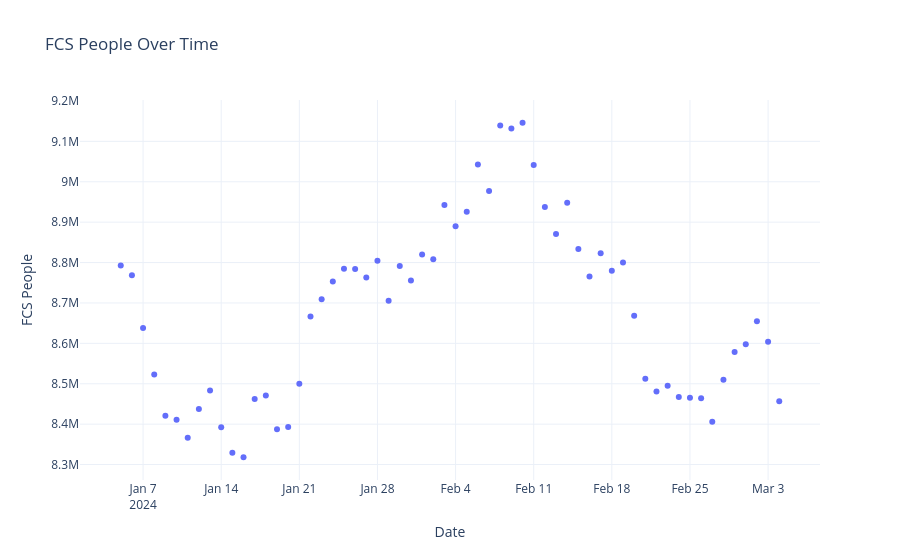

The code cell stored with this chart in its notebook:
### Code cell
def plot_scatter_fcs(popul_grouped):
    """
    Create scatter chart for temporal evolution of fcs people
    Input: popul_grouped (dataframe)
    Output: Plotly figure
    """
    fig = px.scatter(
        popul_grouped,
        x="date",
        y="fcs people",
        title="FCS People Over Time"
    )
    fig.update_layout(
        xaxis_title="Date",
        yaxis_title="FCS People",
        template="plotly_white"
    )
    fig.show()

plot_scatter_fcs(popul_grouped)
